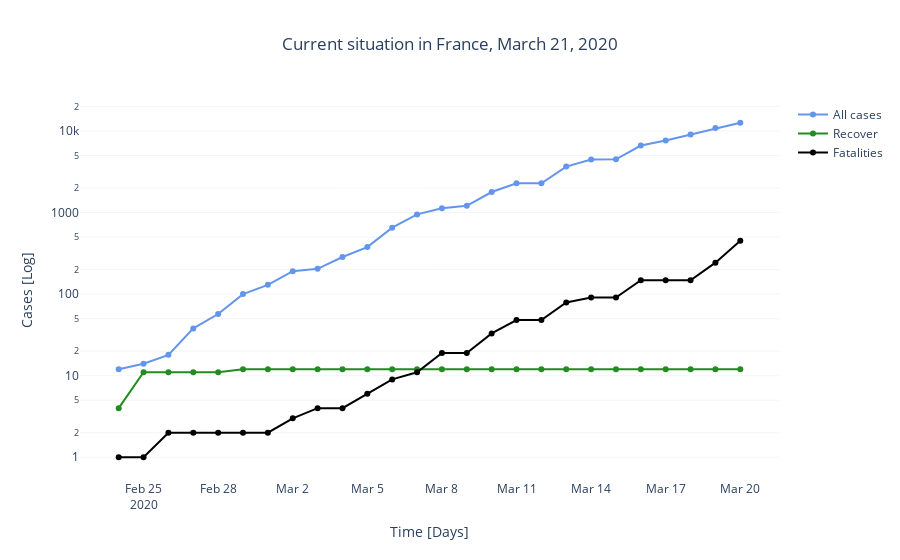

Notebook source saved alongside this figure:
### Markdown cell above
Report the current situation in France

### Code cell
dplot.disp_cum_jhu(ctry_cases, ctry_recov, ctry_death, c_study, mask)
